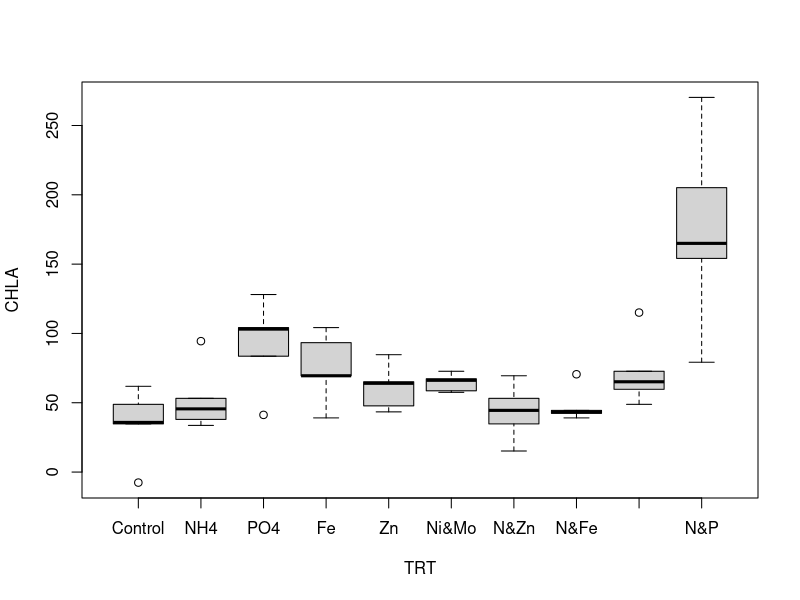

Recreate this plot in R.
#OUTLIER ID FOR QA CODE

#Load in the data
NDS <- read.csv(file="NDS_chla.csv")
NDS$TRT <- factor(NDS$TRT,levels=c("Control","NH4","PO4","Fe","Zn","Ni&Mo",
                                   "N&Zn","N&Fe","P&Ni&Mo","N&P"))

#Subset data
data <- NDS[NDS$SITE=="SANDUSKY 1",]

#Plot histogram of the data
with(data,plot(CHLA~TRT))

#Identify outliers
with(data,identify(TRT,CHLA,Cup))

  #Click on outliers in plot, and when complete hit ESC
  #Cup numbers will overlay on the plot
